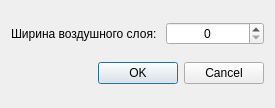
<?xml version="1.0" encoding="UTF-8"?>
<ui version="4.0">
 <class>set_air</class>
 <widget class="QDialog" name="set_air">
  <property name="geometry">
   <rect>
    <x>0</x>
    <y>0</y>
    <width>275</width>
    <height>108</height>
   </rect>
  </property>
  <property name="windowTitle">
   <string>Dialog</string>
  </property>
  <layout class="QVBoxLayout" name="verticalLayout">
   <item>
    <layout class="QHBoxLayout" name="horizontalLayout">
     <item>
      <widget class="QLabel" name="label">
       <property name="text">
        <string>Ширина воздушного слоя: </string>
       </property>
      </widget>
     </item>
     <item>
      <widget class="QSpinBox" name="thickness">
       <property name="alignment">
        <set>Qt::AlignCenter</set>
       </property>
       <property name="maximum">
        <number>10000</number>
       </property>
      </widget>
     </item>
    </layout>
   </item>
   <item>
    <widget class="QDialogButtonBox" name="buttonBox">
     <property name="orientation">
      <enum>Qt::Horizontal</enum>
     </property>
     <property name="standardButtons">
      <set>QDialogButtonBox::Cancel|QDialogButtonBox::Ok</set>
     </property>
    </widget>
   </item>
  </layout>
 </widget>
 <resources/>
 <connections>
  <connection>
   <sender>buttonBox</sender>
   <signal>accepted()</signal>
   <receiver>set_air</receiver>
   <slot>accept()</slot>
   <hints>
    <hint type="sourcelabel">
     <x>248</x>
     <y>254</y>
    </hint>
    <hint type="destinationlabel">
     <x>157</x>
     <y>274</y>
    </hint>
   </hints>
  </connection>
  <connection>
   <sender>buttonBox</sender>
   <signal>rejected()</signal>
   <receiver>set_air</receiver>
   <slot>reject()</slot>
   <hints>
    <hint type="sourcelabel">
     <x>316</x>
     <y>260</y>
    </hint>
    <hint type="destinationlabel">
     <x>286</x>
     <y>274</y>
    </hint>
   </hints>
  </connection>
 </connections>
</ui>
